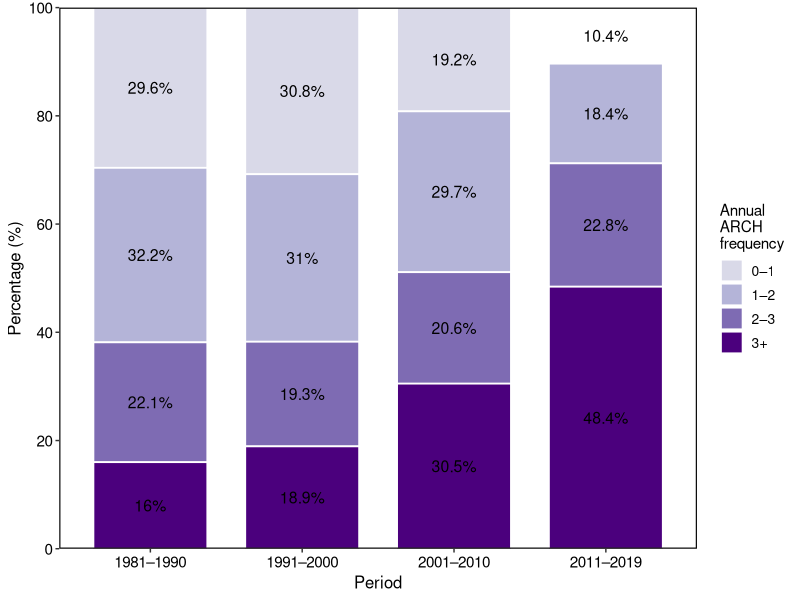
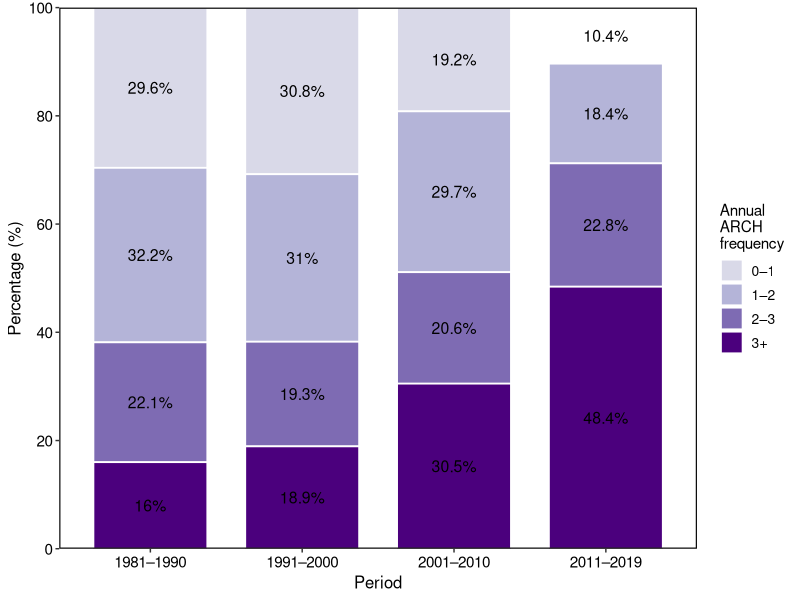

Here is the R script that generated these plots, in order:
setwd("..")
library(tidyverse)
library(readr)
library(dplyr)
library(tidyr)
library(ggplot2)
library(scales)

# 读取数据
data <- read_csv("data/ARCH_frequency_by_time_gap/time_gap=5.csv") %>%
  select(-MEAN, -STD)

# 1. 按年份划分阶段
data_period <- data %>%
  mutate(
    Period = case_when(
      year >= 1981 & year <= 1990 ~ "1981–1990",
      year >= 1991 & year <= 2000 ~ "1991–2000",
      year >= 2001 & year <= 2010 ~ "2001–2010",
      year >= 2011 & year <= 2019 ~ "2011–2019",
      TRUE ~ NA_character_
    )
  ) %>%
  filter(!is.na(Period))

# 2. 转成长表：保留每年每个站点的原始频率
data_long <- data_period %>%
  pivot_longer(
    cols = -c(year, Period),
    names_to = "Site",
    values_to = "ARCH_freq"
  ) %>%
  filter(!is.na(ARCH_freq))

# 3. 按区间分类
data_long <- data_long %>%
  mutate(
    Group = case_when(
      ARCH_freq >= 0 & ARCH_freq < 1 ~ "0–1",
      ARCH_freq >= 1 & ARCH_freq < 2 ~ "1–2",
      ARCH_freq >= 2 & ARCH_freq < 3 ~ "2–3",
      ARCH_freq >= 3 ~ "3+",
      TRUE ~ NA_character_
    )
  ) %>%
  filter(!is.na(Group))

# 4. 统计每个时期内，各区间所占比例
plot_data <- data_long %>%
  group_by(Period, Group) %>%
  summarise(n = n(), .groups = "drop") %>%
  group_by(Period) %>%
  mutate(
    Percentage = n / sum(n) * 100,
    label = paste0(round(Percentage, 1), "%")
  ) %>%
  ungroup()

# 5. 设置顺序
plot_data$Period <- factor(
  plot_data$Period,
  levels = c("1981–1990", "1991–2000", "2001–2010", "2011–2019")
)

plot_data$Group <- factor(
  plot_data$Group,
  levels = c("0–1", "1–2", "2–3", "3+")
)

# 6. 绘图
p <- ggplot(plot_data, aes(x = Period, y = Percentage, fill = Group)) +
  geom_col(width = 0.75, color = "white", linewidth = 0.6) +
  geom_text(
    aes(label = label),
    position = position_stack(vjust = 0.5),
    size = 4,
    color = "black"
  ) +
  scale_fill_manual(
    values = c(
      "0–1" = "#d9d9e8",
      "1–2" = "#b4b4d8",
      "2–3" = "#7e6bb3",
      "3+"  = "#4b007d"
    ),
    name = "Annual\nARCH\nfrequency"
  ) +
  scale_y_continuous(
    limits = c(0, 100),
    breaks = seq(0, 100, 20),
    expand = c(0, 0)
  ) +
  labs(
    x = "Period",
    y = "Percentage (%)"
  ) +
  theme_bw() +
  theme(
    panel.grid = element_blank(),
    axis.title = element_text(size = 12),
    axis.text = element_text(size = 11, color = "black"),
    legend.title = element_text(size = 11),
    legend.text = element_text(size = 10),
    legend.position = "right",
    panel.border = element_rect(color = "black", fill = NA, linewidth = 0.8)
  )

print(p)

# 保存
dir.create("results/Fig2", recursive = TRUE, showWarnings = FALSE)
ggsave("results/Fig2/Fig2b.png", p, width = 8, height = 6, dpi = 600)
